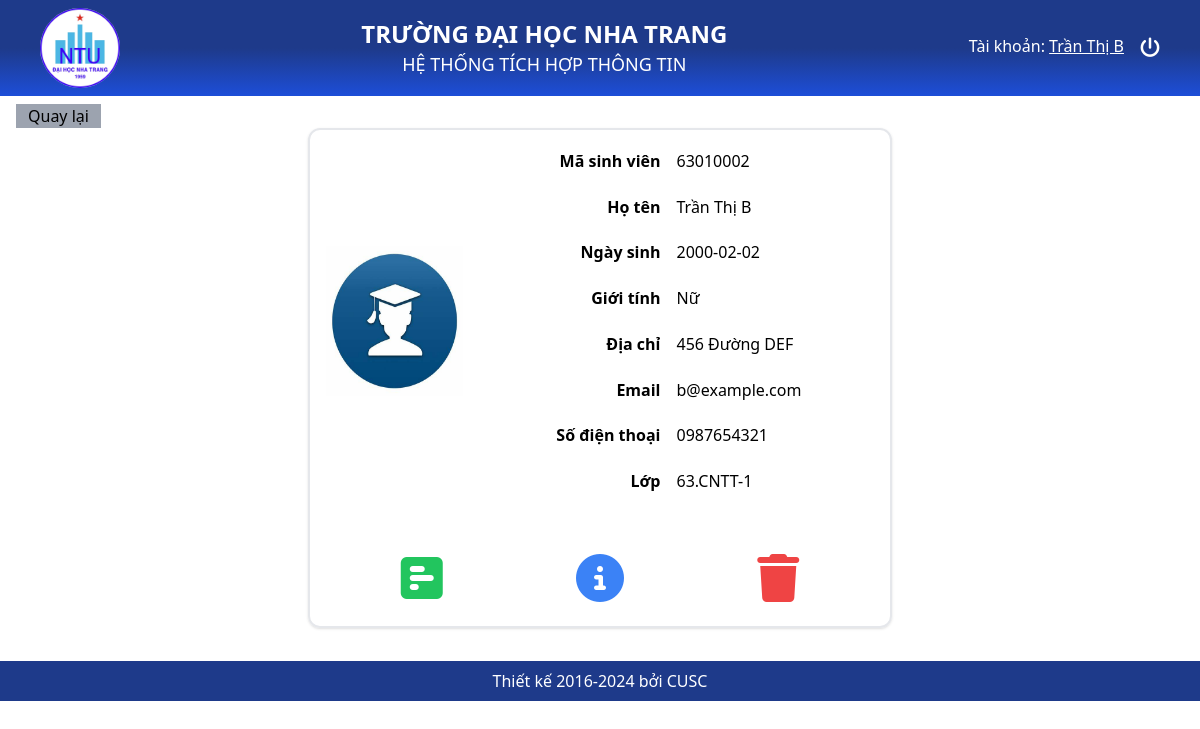
Page /Views/SV_ChiTiet.php?MaSV=63010002 (signed in) on the committed database.
### tables this page shows
CREATE TABLE `sinhvien` (
  `MaSV` varchar(20) NOT NULL,
  `HoTen` varchar(100) NOT NULL,
  `NgaySinh` date DEFAULT NULL,
  `GioiTinh` varchar(10) NOT NULL,
  `DiaChi` varchar(200) DEFAULT NULL,
  `Email` varchar(100) DEFAULT NULL,
  `SDT` varchar(15) DEFAULT NULL,
  `AnhSV` varchar(100) NOT NULL,
  `MaLop` varchar(10) NOT NULL
);

### Controllers/SinhVienController.php (called while the page is built, shortened)
<?php
class SinhVienController
{
    protected $conn;
    public function __construct($conn)
    {
        $this->conn = $conn;
    }
    public function ChiTietSinhVien($maSV)
    {
        $sql = "SELECT * FROM sinhvien WHERE MaSV='$maSV'";
        $result =  $this->conn->query($sql);
        return $result->fetch_assoc();
    }
}
?>

### Views/SV_ChiTiet.php (the view, shortened to what this page needs)
<?php
require_once __DIR__ . '/../config/db.php';
require_once __DIR__ . '/../Controllers/SinhVienController.php';
$svController = new SinhVienController($conn);
$maSV = isset($_GET['MaSV']) ? $_GET['MaSV'] : null;
$sinhvien = $svController->ChiTietSinhVien($maSV);
?>
<?php include_once __DIR__ . "/../layout/header.php"; ?>
<body>
    <div class="mx-4 mx-2 min-h-[565px]">
        <button onclick="window.history.back()" class="px-3 bg-gray-400 mt-2">Quay lại</button>
        <div class="w-1/2 h-[500px] flex flex-col justify-between mx-auto p-4 border-2 rounded-xl shadow">
            <ul class="grid grid-cols-4 items-center">
                <li><img src="<?php echo '../asset/Images/' . $sinhvien['AnhSV']; ?>" alt="Student Image" class="h-[150px]"></li>
                <div class="col-span-3 grid grid-cols-2 gap-4 min-h-[350px] items-center">
                    <li class="font-bold text-right">Mã sinh viên</li><li class="text-left"><?php echo $sinhvien['MaSV']; ?></li>
                    <li class="font-bold text-right">Họ tên</li><li class="text-left"><?php echo $sinhvien['HoTen']; ?></li>
                    <li class="font-bold text-right">Ngày sinh</li><li class="text-left"><?php echo $sinhvien['NgaySinh']; ?></li>
                    <li class="font-bold text-right">Giới tính</li><li class="text-left"><?php echo $sinhvien['GioiTinh']; ?></li>
                    <li class="font-bold text-right">Địa chỉ</li><li class="text-left"><?php echo $sinhvien['DiaChi']; ?></li>
                    <li class="font-bold text-right">Email</li><li class="text-left"><?php echo $sinhvien['Email']; ?></li>
                    <li class="font-bold text-right">Số điện thoại</li><li class="text-left"><?php echo $sinhvien['SDT']; ?></li>
                    <li class="font-bold text-right">Lớp</li><li class="text-left"><?php echo $sinhvien['MaLop']; ?></li>
                </div>
            </ul>
            <div class="flex justify-around items-center p-2">
                <a href="SV_Diem.php?MaSV=<?php echo $sinhvien['MaSV']; ?>"  title="Điểm">
                    <i class="fa-solid fa-square-poll-horizontal text-5xl text-green-500 hover:text-green-600"></i>
                </a>
                <a href="SV_ChinhSua.php?MaSV=<?php echo $sinhvien['MaSV']; ?>" title="Chỉnh sửa">
                    <i class="fa-solid fa-circle-info text-5xl text-blue-500 hover:text-blue-600"></i>
                </a>
                <button
                    class="text-5xl text-red-500 hover:text-red-600"
                    onclick="openModal()">
                    <i class="fa-solid fa-trash"></i>
                </button>
            </div>
        </div>
    </div>
</body>
<?php include_once __DIR__ . "/../layout/footer.php"; ?>

### rows in the picture
sinhvien: AnhSV (picture), MaSV "63010002", HoTen "Trần Thị B", NgaySinh "2000-02-02", GioiTinh "Nữ", DiaChi "456 Đường DEF", Email "b@example.com", SDT "0987654321", MaLop "63.CNTT-1"

### other values in the picture
$_SESSION['User']['HoTen'] "Trần Thị B"
